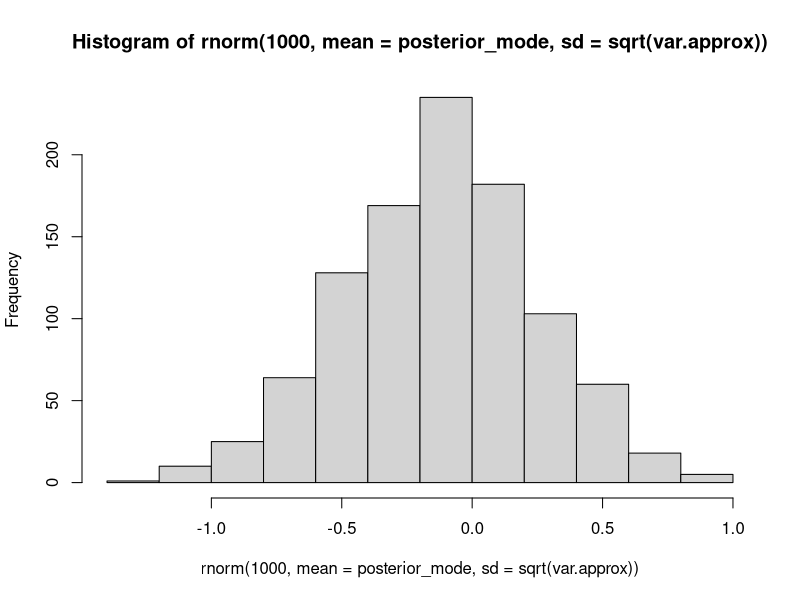

The R source for this figure:
## ---- chunk 1
mleCauchy<-function(x,tolerance=0.001){
  startvalue<-median(x)
  n=length(x)
  theta_current<-startvalue
  first_deriv<- 2*sum((x-theta_current)/(1+(x-theta_current)^2))
  
  while( abs(first_deriv)>tolerance){
  second_deriv<- 2*sum(((x-theta_current)^2-1)/(1+(x-theta_current)^2)^2)
  
  theta_new<-  theta_current - first_deriv/second_deriv
  theta_current<-theta_new
  first_deriv<- 2*sum((x-theta_current)/(1+(x-theta_current)^2))
  }
  return(theta_current)
}
x<-c(-1.94,0.59,-5.98,-0.08,-0.77)
mleCauchy(x,0.0001)



## ---- chunk 2
x<-c(-2,-1,0,1.5,2.5)
 posterior_mode<-mleCauchy(x,0.0001)
 print(posterior_mode)

 ## optimize function
 optimize(function(theta) -sum(dcauchy(x, location=theta, log=TRUE)),  c(-100,100)) 

## ---- chunk 3
# need to derived the Fisher information for Cauchy
   fishers.n<-(4*gamma(3/2)*gamma(3/2)/(gamma(3)))
   var.approx<- 1/(length(x)*fishers.n)
hist(rnorm(1000,mean=posterior_mode,sd=sqrt(var.approx)))

